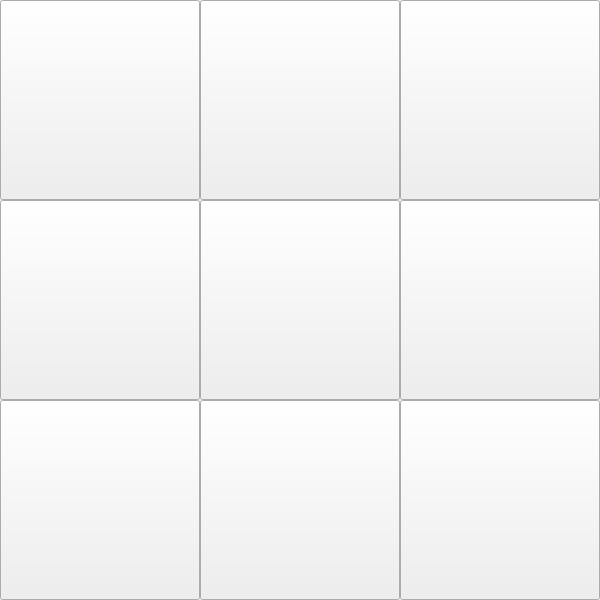
<?xml version="1.0" encoding="UTF-8"?>
<ui version="4.0">
 <class>Field</class>
 <widget class="QWidget" name="Field">
  <property name="geometry">
   <rect>
    <x>0</x>
    <y>0</y>
    <width>600</width>
    <height>600</height>
   </rect>
  </property>
  <property name="windowTitle">
   <string>Form</string>
  </property>
  <widget class="QPushButton" name="pushButton1_1">
   <property name="geometry">
    <rect>
     <x>0</x>
     <y>0</y>
     <width>200</width>
     <height>200</height>
    </rect>
   </property>
   <property name="font">
    <font>
     <family>Segoe UI Variable Display Semib</family>
     <pointsize>100</pointsize>
     <bold>true</bold>
    </font>
   </property>
   <property name="layoutDirection">
    <enum>Qt::LeftToRight</enum>
   </property>
   <property name="text">
    <string/>
   </property>
  </widget>
  <widget class="QPushButton" name="pushButton1_2">
   <property name="geometry">
    <rect>
     <x>200</x>
     <y>0</y>
     <width>200</width>
     <height>200</height>
    </rect>
   </property>
   <property name="font">
    <font>
     <family>Segoe UI Variable Display Semib</family>
     <pointsize>100</pointsize>
     <bold>true</bold>
    </font>
   </property>
   <property name="layoutDirection">
    <enum>Qt::LeftToRight</enum>
   </property>
   <property name="text">
    <string/>
   </property>
  </widget>
  <widget class="QPushButton" name="pushButton1_3">
   <property name="geometry">
    <rect>
     <x>400</x>
     <y>0</y>
     <width>200</width>
     <height>200</height>
    </rect>
   </property>
   <property name="font">
    <font>
     <family>Segoe UI Variable Display Semib</family>
     <pointsize>100</pointsize>
     <bold>true</bold>
    </font>
   </property>
   <property name="layoutDirection">
    <enum>Qt::LeftToRight</enum>
   </property>
   <property name="text">
    <string/>
   </property>
  </widget>
  <widget class="QPushButton" name="pushButton2_1">
   <property name="geometry">
    <rect>
     <x>0</x>
     <y>200</y>
     <width>200</width>
     <height>200</height>
    </rect>
   </property>
   <property name="font">
    <font>
     <family>Segoe UI Variable Display Semib</family>
     <pointsize>100</pointsize>
     <bold>true</bold>
    </font>
   </property>
   <property name="layoutDirection">
    <enum>Qt::LeftToRight</enum>
   </property>
   <property name="text">
    <string/>
   </property>
  </widget>
  <widget class="QPushButton" name="pushButton2_3">
   <property name="geometry">
    <rect>
     <x>400</x>
     <y>200</y>
     <width>200</width>
     <height>200</height>
    </rect>
   </property>
   <property name="font">
    <font>
     <family>Segoe UI Variable Display Semib</family>
     <pointsize>100</pointsize>
     <bold>true</bold>
    </font>
   </property>
   <property name="layoutDirection">
    <enum>Qt::LeftToRight</enum>
   </property>
   <property name="text">
    <string/>
   </property>
  </widget>
  <widget class="QPushButton" name="pushButton2_2">
   <property name="geometry">
    <rect>
     <x>200</x>
     <y>200</y>
     <width>200</width>
     <height>200</height>
    </rect>
   </property>
   <property name="font">
    <font>
     <family>Segoe UI Variable Display Semib</family>
     <pointsize>100</pointsize>
     <bold>true</bold>
    </font>
   </property>
   <property name="layoutDirection">
    <enum>Qt::LeftToRight</enum>
   </property>
   <property name="text">
    <string/>
   </property>
  </widget>
  <widget class="QPushButton" name="pushButton3_1">
   <property name="geometry">
    <rect>
     <x>0</x>
     <y>400</y>
     <width>200</width>
     <height>200</height>
    </rect>
   </property>
   <property name="font">
    <font>
     <family>Segoe UI Variable Display Semib</family>
     <pointsize>100</pointsize>
     <bold>true</bold>
    </font>
   </property>
   <property name="layoutDirection">
    <enum>Qt::LeftToRight</enum>
   </property>
   <property name="text">
    <string/>
   </property>
  </widget>
  <widget class="QPushButton" name="pushButton3_3">
   <property name="geometry">
    <rect>
     <x>400</x>
     <y>400</y>
     <width>200</width>
     <height>200</height>
    </rect>
   </property>
   <property name="font">
    <font>
     <family>Segoe UI Variable Display Semib</family>
     <pointsize>100</pointsize>
     <bold>true</bold>
    </font>
   </property>
   <property name="layoutDirection">
    <enum>Qt::LeftToRight</enum>
   </property>
   <property name="text">
    <string/>
   </property>
  </widget>
  <widget class="QPushButton" name="pushButton3_2">
   <property name="geometry">
    <rect>
     <x>200</x>
     <y>400</y>
     <width>200</width>
     <height>200</height>
    </rect>
   </property>
   <property name="font">
    <font>
     <family>Segoe UI Variable Display Semib</family>
     <pointsize>100</pointsize>
     <bold>true</bold>
    </font>
   </property>
   <property name="layoutDirection">
    <enum>Qt::LeftToRight</enum>
   </property>
   <property name="text">
    <string/>
   </property>
  </widget>
 </widget>
 <resources/>
 <connections/>
</ui>
